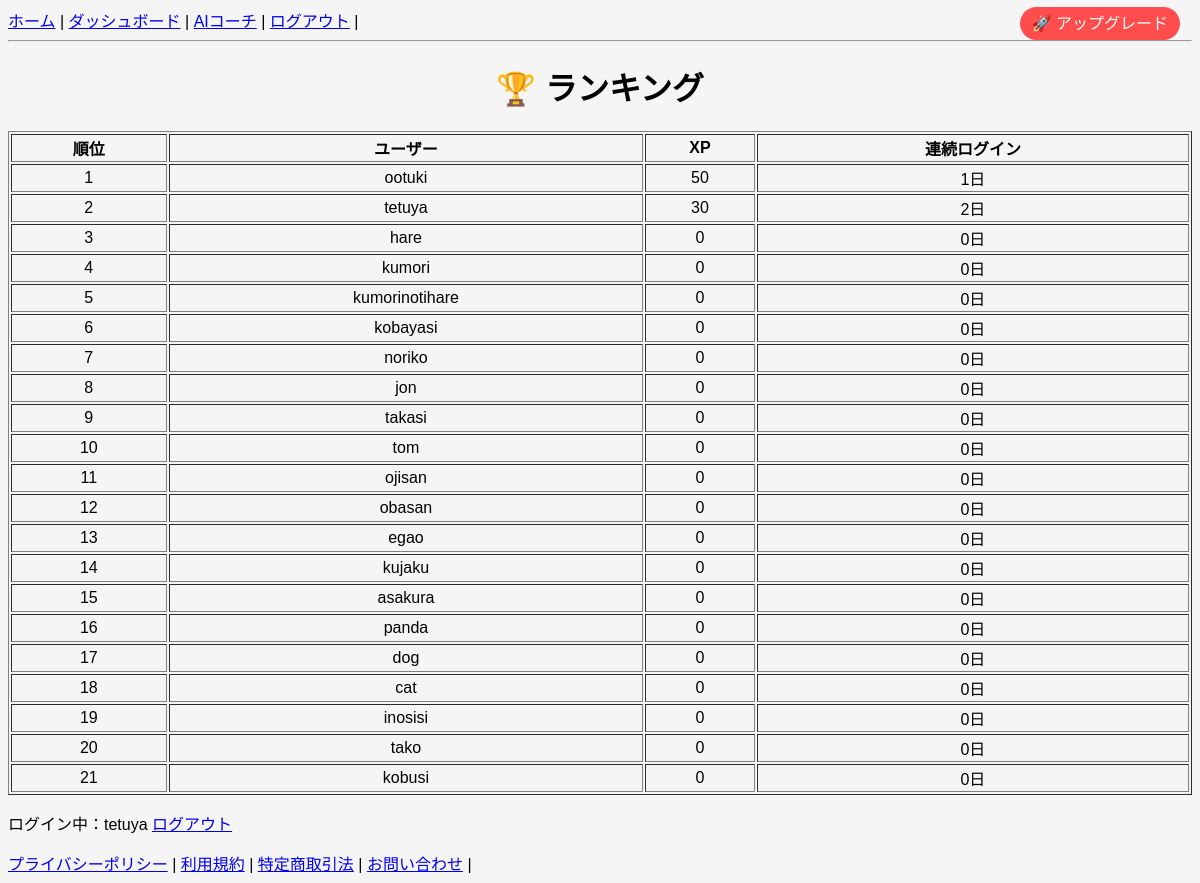
The page /ranking/ (signed in) on the database its author committed.
### snippets/models.py (models this page shows)
class Profile(models.Model):
    user = models.OneToOneField(User, on_delete=models.CASCADE)
    is_premium = models.BooleanField(default=False)
    xp = models.IntegerField(default=0)
    level = models.IntegerField(default=1)
    streak = models.IntegerField(default=0)
    last_login_date = models.DateField(null=True, blank=True)
    streak_freeze = models.BooleanField(default=False)
    ai_count = models.IntegerField(default=0)

### snippets/views/ranking_views.py (the view)
# urls.py: path("ranking/", ranking, name="ranking"),
@login_required
def ranking(request):
    users = Profile.objects.all().order_by("-xp", "-is_premium")[:50]
    all_users = Profile.objects.all().order_by("-xp")
    rank = list(all_users).index(request.user.profile) + 1
    return render(request, "snippets/ranking.html", {
        "users": users
    })

### snippets/templates/snippets/ranking.html
{% extends "snippets/base.html" %}
{% block content %}
<h1>🏆 ランキング</h1>
<table border="1" style="width:100%;text-align:center;">
    <tr>
        <th>順位</th>
        <th>ユーザー</th>
        <th>XP</th>
        <th>連続ログイン</th>
    </tr>
    {% for user in users %}
    <tr>
        <td>{{ forloop.counter }}</td>
        <td>{{ user.user.username }}</td>
        <td>{{ user.xp }}</td>
        <td>{{ user.streak }}日</td>
    </tr>
    {% endfor %}
</table>
{% endblock %}

### snippets/templates/snippets/base.html (shortened to what this page needs)
<!DOCTYPE html>
<html>
<head>
</head>
<body>
<nav>
{% if user.is_authenticated %}
<a href="/">ホーム</a> |
<a href="/dashboard/">ダッシュボード</a> |
<a href="/ai-chat/">AIコーチ</a> |
<a href="/logout/">ログアウト</a> |
{% else %}
<a href="/">ホーム</a> |
<a href="/login/">ログイン</a> |
<a href="/signup/">新規登録</a> |
{% endif %}
</nav>
<hr>
{% block content %}
{% endblock %}
{% if user.is_authenticated %}
<p>
ログイン中：{{ user.username }}
<a href="/accounts/logout/">ログアウト</a>
</p>
{% endif %}
<div style="position:fixed;top:10px;right:20px;z-index:999;">
    {% if request.user.is_authenticated %}
        {% if request.user.profile.is_premium %}
            <span style="
                background:gold;
                color:black;
                padding:8px 12px;
                border-radius:20px;
                font-weight:bold;
            ">
                👑 PREMIUM
            </span>
        {% else %}
            <a href="/pricing/" style="
                background:#ff4d4d;
                color:white;
                padding:8px 12px;
                border-radius:20px;
                text-decoration:none;
            ">
                🚀 アップグレード
            </a>
        {% endif %}
    {% endif %}
</div>
<footer>
<a href="/privacy/">プライバシーポリシー</a> |
<a href="/terms/">利用規約</a> |
<a href="/legal/">特定商取引法</a> |
<a href="/contact/">お問い合わせ</a> |
</footer>
</body>
</html>

### snippets/templates/snippets/base.html (style rules this page uses)
body { font-family: Arial; background:#f5f5f5; }
h1 { text-align:center; }

### rows shown on the page
Profile: user.username "ootuki", xp "50", streak "1"
Profile: user.username "tetuya", xp "30", streak "2"
Profile: user.username "hare", xp "0", streak "0"
Profile: user.username "kumori", xp "0", streak "0"
Profile: user.username "kumorinotihare", xp "0", streak "0"
Profile: user.username "kobayasi", xp "0", streak "0"
Profile: user.username "noriko", xp "0", streak "0"
Profile: user.username "jon", xp "0", streak "0"
Profile: user.username "takasi", xp "0", streak "0"
Profile: user.username "tom", xp "0", streak "0"
Profile: user.username "ojisan", xp "0", streak "0"
Profile: user.username "obasan", xp "0", streak "0"
Profile: user.username "egao", xp "0", streak "0"
Profile: user.username "kujaku", xp "0", streak "0"
Profile: user.username "asakura", xp "0", streak "0"
Profile: user.username "panda", xp "0", streak "0"
Profile: user.username "dog", xp "0", streak "0"
Profile: user.username "cat", xp "0", streak "0"
Profile: user.username "inosisi", xp "0", streak "0"
Profile: user.username "tako", xp "0", streak "0"
Profile: user.username "kobusi", xp "0", streak "0"

### other values the page prints
{{ user.username }} "tetuya"
